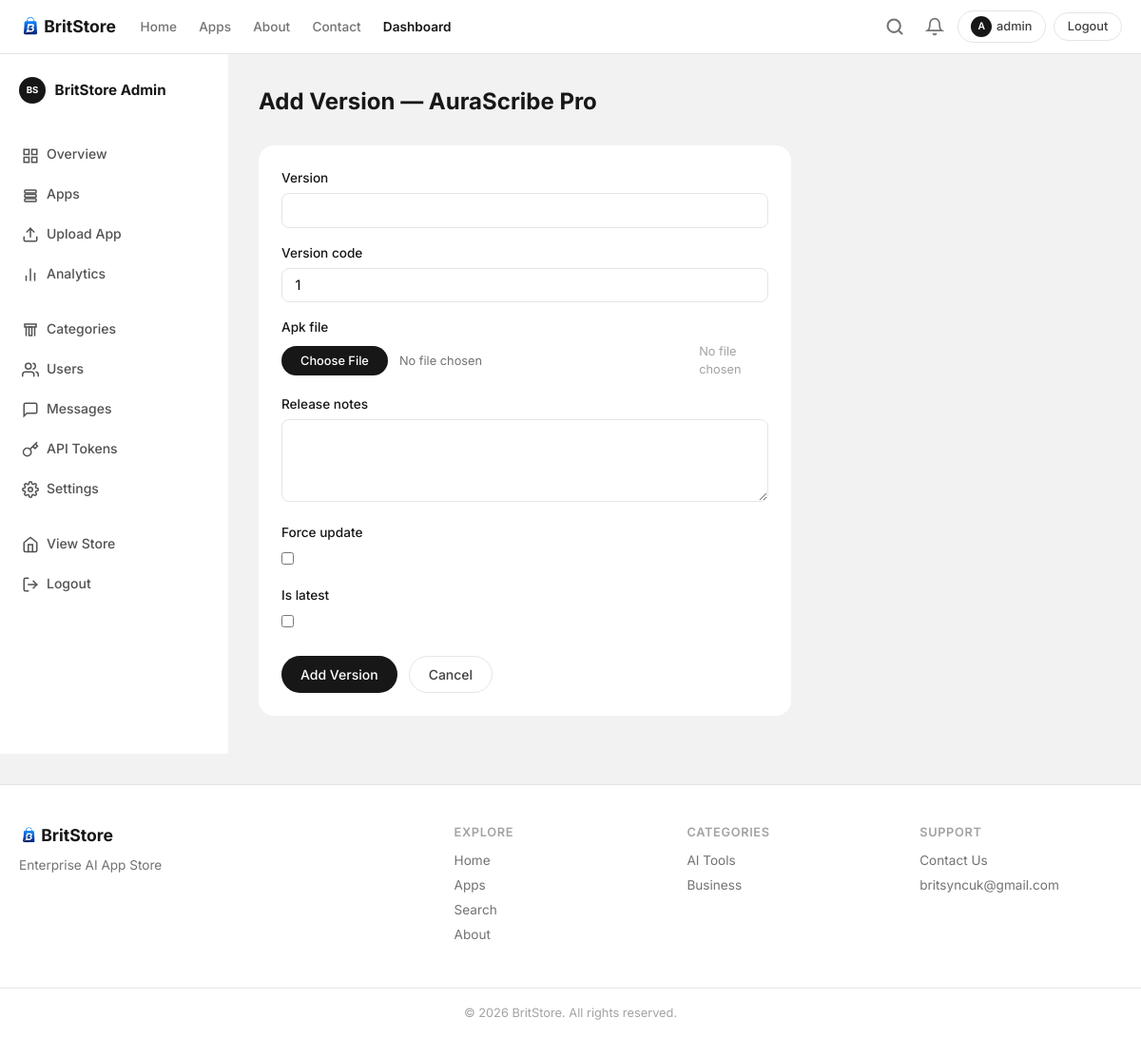
The page /dashboard/apps/aurascribe-pro/versions/add/ (signed in) on the database its author committed.
### store/models.py (models this page shows, shortened)
class WebsiteSettings(models.Model):
    site_name = models.CharField(max_length=100, default='BritStore')
    tagline = models.CharField(max_length=200, default='Intelligent Apps for the AI Era')
    hero_title = models.CharField(max_length=200, default='Discover BritStore Apps')
    hero_subtitle = models.TextField(
        default='Explore our suite of AI-powered applications built to automate, educate, and innovate.',
    )
    about_title = models.CharField(max_length=200, default='About BritStore')
    about_content = models.TextField(default='')
    mission = models.TextField(default='')
    support_email = models.EmailField(default='britsyncuk@gmail.com')
    updated_at = models.DateTimeField(auto_now=True)
    class Meta:
        verbose_name = 'Website Settings'
        verbose_name_plural = 'Website Settings'
    @classmethod
    def get_solo(cls):
        obj, _ = cls.objects.get_or_create(pk=1)
        return obj

class User(AbstractUser):
    ROLE_SUPER_ADMIN = 'super_admin'
    ROLE_APP_MANAGER = 'app_manager'
    ROLE_NORMAL_USER = 'normal_user'
    ROLE_CHOICES = [
        (ROLE_SUPER_ADMIN, 'Super Admin'),
        (ROLE_APP_MANAGER, 'App Manager'),
        (ROLE_NORMAL_USER, 'Normal User'),
    ]
    role = models.CharField(max_length=20, choices=ROLE_CHOICES, default=ROLE_NORMAL_USER)
    is_fingerprint_user = models.BooleanField(default=False)
    has_upgraded = models.BooleanField(default=False)
    class Meta:
        ordering = ['username']
    @property
    def is_super_admin(self):
        return self.role == self.ROLE_SUPER_ADMIN or self.is_superuser
    @property
    def can_access_dashboard(self):
        return self.is_super_admin or self.is_app_manager or self.is_staff
    @property
    def avatar_letter(self):
        return self.username[0].upper() if self.username else '?'

class App(models.Model):
    AGE_ALL = 'all'
    AGE_12 = '12+'
    AGE_16 = '16+'
    AGE_18 = '18+'
    AGE_CHOICES = [
        (AGE_ALL, 'All Ages'),
        (AGE_12, '12+'),
        (AGE_16, '16+'),
        (AGE_18, '18+'),
    ]
    PRICE_FREE = 'free'
    PRICE_PAID = 'paid'
    PRICE_CHOICES = [
        (PRICE_FREE, 'Free'),
        (PRICE_PAID, 'Paid'),
    ]
    CURRENCY_CHOICES = [
        ('USD', 'USD — US Dollar'),
        ('PKR', 'PKR — Pakistani Rupee'),
        ('EUR', 'EUR — Euro'),
        ('GBP', 'GBP — British Pound'),
        ('INR', 'INR — Indian Rupee'),
        ('AED', 'AED — UAE Dirham'),
        ('SAR', 'SAR — Saudi Riyal'),
    ]
    name = models.CharField(max_length=200)
    slug = models.SlugField(max_length=220, unique=True, blank=True)
    short_description = models.CharField(max_length=300, blank=True, default='')
    full_description = models.TextField(blank=True, default='')
    category = models.ForeignKey(Category, on_delete=models.PROTECT, related_name='apps', null=True, blank=True)
    version = models.CharField(max_length=50)
    package_name = models.CharField(max_length=200, unique=True, db_index=True)
    apk_file = models.FileField(upload_to=app_apk_path, blank=True, default='')
    icon = models.ImageField(upload_to=app_icon_path, blank=True, default='')
    file_size = models.PositiveBigIntegerField(default=0, help_text='Size in bytes')
    android_version = models.CharField(max_length=50, default='Android 8+')
    release_notes = models.TextField(blank=True)
    download_count = models.PositiveIntegerField(default=0)
    featured = models.BooleanField(default=False)
    published = models.BooleanField(default=False)
    uploaded_by = models.ForeignKey(
        User, on_delete=models.SET_NULL, null=True, blank=True, related_name='uploaded_apps',
    )
    age_rating = models.CharField(max_length=4, choices=AGE_CHOICES, default=AGE_ALL)
    price_type = models.CharField(max_length=4, choices=PRICE_CHOICES, default=PRICE_FREE)
    price = models.DecimalField(max_digits=8, decimal_places=2, null=True, blank=True, help_text='Price (only for paid apps)')
    currency = models.CharField(max_length=10, choices=CURRENCY_CHOICES, default='USD', help_text='Currency for paid apps')
    created_at = models.DateTimeField(auto_now_add=True)
    updated_at = models.DateTimeField(auto_now=True)
    class Meta:
        ordering = ['-created_at']

class Category(models.Model):
    name = models.CharField(max_length=100, unique=True)
    slug = models.SlugField(max_length=120, unique=True, blank=True)
    description = models.TextField(blank=True)
    icon = models.ImageField(upload_to='category_icons/', blank=True)
    icon_emoji = models.CharField(max_length=10, blank=True, help_text='Fallback emoji if no icon image')
    created_at = models.DateTimeField(auto_now_add=True)
    class Meta:
        verbose_name_plural = 'Categories'
        ordering = ['name']

### store/views.py (the view)
# urls.py: path('dashboard/apps/<slug:slug>/versions/add/', views.add_version, name='dashboard_add_version'),
@app_edit_required
def add_version(request, slug, app=None):
    if request.method == 'POST':
        form = AppVersionForm(request.POST, request.FILES, app=app)
        if form.is_valid():
            version_obj = form.save()
            app.version = version_obj.version
            if hasattr(version_obj.apk_file, 'size') and version_obj.apk_file.size:
                app.file_size = version_obj.apk_file.size
            app.release_notes = version_obj.release_notes
            app.save()
            messages.success(request, f'Version {form.cleaned_data["version"]} added.')
            return redirect('dashboard_edit_app', slug=app.slug)
    else:
        form = AppVersionForm(app=app)
    return render(request, 'dashboard/version_form.html', {'form': form, 'app': app})

### templates/dashboard/version_form.html (shortened to what this page needs)
{% extends 'base.html' %}
{% load static %}
{% block extra_css %}<link rel="stylesheet" href="{% static 'css/dashboard.css' %}">{% endblock %}
{% block content %}
<div class="dashboard-layout">
    {% include 'dashboard/sidebar.html' %}
    <div class="dashboard-main">
        <div class="dashboard-header"><h1>Add Version — {{ app.name }}</h1></div>
        <form method="post" enctype="multipart/form-data" class="dashboard-form narrow">
            {% for field in form %}
            <div class="form-group">
                <label>{{ field.label }}</label>
                {% if field.field.widget.input_type == 'file' %}
                <div class="file-input-wrap">
                    {{ field }}
                    <span class="file-input-text">No file chosen</span>
                </div>
                {% else %}
                {{ field }}
                {% endif %}
            </div>
            {% endfor %}
            <div class="form-actions">
                <button type="submit" class="btn btn-primary">Add Version</button>
                <a href="{% url 'dashboard_edit_app' app.slug %}" class="btn btn-outline">Cancel</a>
            </div>
        </form>
    </div>
</div>
{% endblock %}

### templates/base.html (shortened to what this page needs)
{% load static %}
<!DOCTYPE html>
<html lang="en">
<head>
    <link rel="stylesheet" href="{% static 'css/style.css' %}?v=2">
    {% block extra_css %}{% endblock %}
</head>
<body>
    <header class="site-header">
        <div class="container header-inner">
            <a href="{% url 'home' %}" class="logo" style="gap:.35rem">
                <img src="{% static 'images/logo.png' %}" alt="{{ site_settings.site_name }}" style="height:28px;width:auto;border-radius:4px">
                <span class="logo-text">{{ site_settings.site_name }}</span>
            </a>
            <nav class="main-nav" id="mainNav">
                <a href="{% url 'home' %}" {% if request.path == '/' %}class="active"{% endif %}>Home</a>
                <a href="{% url 'downloads' %}" {% if '/downloads' in request.path %}class="active"{% endif %}>Apps</a>
                <a href="{% url 'about' %}" {% if '/about' in request.path %}class="active"{% endif %}>About</a>
                <a href="{% url 'contact' %}" {% if '/contact' in request.path %}class="active"{% endif %}>Contact</a>
                {% if user.is_authenticated and user.can_access_dashboard %}
                <a href="{% url 'dashboard_home' %}" class="nav-dashboard">Dashboard</a>
                {% endif %}
            </nav>
            <div class="header-actions">
                <div class="search-inline-wrap" id="searchInline">
                    <button class="search-inline-toggle" id="searchToggle" onclick="toggleSearch()" aria-label="Search">
                        <svg width="20" height="20" viewBox="0 0 24 24" fill="none" stroke="currentColor" stroke-width="2.5" stroke-linecap="round"><circle cx="11" cy="11" r="8"/><line x1="21" y1="21" x2="16.65" y2="16.65"/></svg>
                    </button>
                </div>
                {% if user.is_authenticated %}
                {% if user.can_access_dashboard %}
                <div class="notification-bell-wrap">
                    <button class="notification-bell" onclick="toggleNotif(event)" title="Notifications">
                        <svg width="20" height="20" viewBox="0 0 24 24" fill="none" stroke="currentColor" stroke-width="2" stroke-linecap="round"><path d="M18 8A6 6 0 0 0 6 8c0 7-3 9-3 9h18s-3-2-3-9"/><path d="M13.73 21a2 2 0 0 1-3.46 0"/></svg>
                    </button>
                </div>
                {% endif %}
                <a href="{% url 'profile' %}" class="btn btn-outline btn-sm" style="gap:.3rem">
                    <span style="display:inline-flex;align-items:center;justify-content:center;width:22px;height:22px;border-radius:50%;background:var(--gray-900);color:#fff;font-size:.65rem;font-weight:600">{{ user.avatar_letter }}</span>
                    {{ user.username }}
                </a>
                <a href="{% url 'logout' %}" class="btn btn-outline btn-sm" onclick="return confirm('Are you sure you want to logout?')">Logout</a>
                {% else %}
                <a href="{% url 'login' %}" class="btn btn-primary btn-sm">Login</a>
                <a href="{% url 'signup' %}" class="btn btn-outline btn-sm">Sign Up</a>
                {% endif %}
            </div>
        </div>
    </header>
    <main>
        {% block content %}{% endblock %}
    </main>
    <footer class="site-footer">
        <div class="container footer-grid">
            <div class="footer-brand">
                <div class="logo" style="gap:.35rem">
                    <img src="{% static 'images/logo.png' %}" alt="{{ site_settings.site_name }}" style="height:24px;width:auto;border-radius:4px">
                    <span class="logo-text">{{ site_settings.site_name }}</span>
                </div>
                <p>{{ site_settings.tagline }}</p>
            </div>
            <div class="footer-links">
                <h4>Explore</h4>
                <a href="{% url 'home' %}">Home</a>
                <a href="{% url 'downloads' %}">Apps</a>
                <a href="{% url 'search' %}">Search</a>
                <a href="{% url 'about' %}">About</a>
            </div>
            <div class="footer-links">
                <h4>Categories</h4>
                {% for cat in nav_categories|slice:":5" %}
                <a href="{% url 'category' cat.slug %}">{{ cat.name }}</a>
                {% empty %}
                <span class="text-muted">No categories yet</span>
                {% endfor %}
            </div>
            <div class="footer-links">
                <h4>Support</h4>
                <a href="{% url 'contact' %}">Contact Us</a>
                <a href="mailto:{{ site_settings.support_email }}">{{ site_settings.support_email }}</a>
            </div>
        </div>
        <div class="footer-bottom">
            <div class="container">
                <p>&copy; {% now "Y" %} {{ site_settings.site_name }}. All rights reserved.</p>
            </div>
        </div>
    </footer>
</body>
</html>

### rows shown on the page
WebsiteSettings: site_name "BritStore", tagline "Enterprise AI App Store", support_email "britsyncuk@gmail.com"
User: avatar_letter "A", username "admin"
App: name "AuraScribe Pro"
Category: name "AI Tools"
Category: name "Business"

### other values the page prints
{{ field.label }} "Version" "Version code" "Apk file" "Release notes" "Force update" "Is latest"
